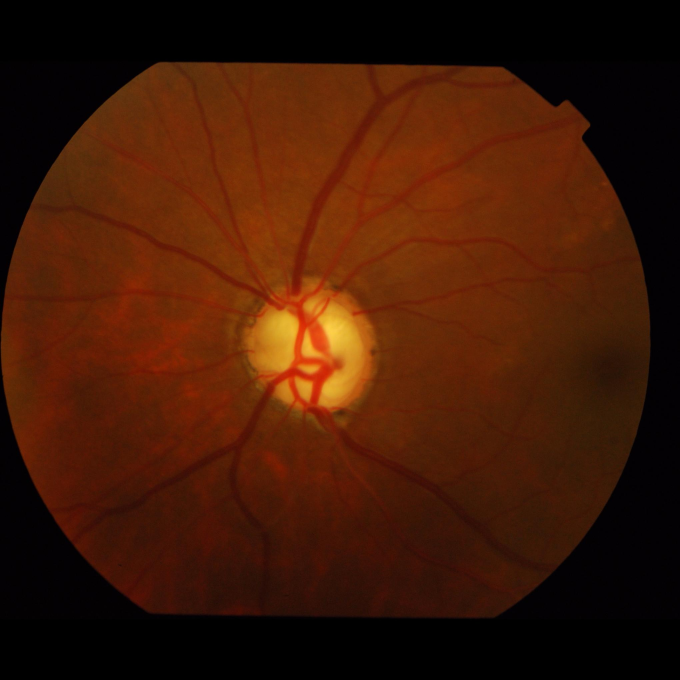
#> input picture dataset/DRISHTI_GS/images/3.jpg, 2040 x 2040 px (shown at 1/3 size)
$ jupyter execute --allow-errors generation-Copy1.ipynb   (older library calls are emulated)
#> lines starting #> are read from the running program, lines starting #| are printed output that depends on the picture
[cell 1]
import os
#import warnings
#warnings.simplefilter('ignore')
from operator import attrgetter
import scipy as sp
import scipy.ndimage
import numpy as np
import pandas as pd
import skimage
import skimage.measure
from PIL import Image
import matplotlib.pyplot as plt
import cv2
import h5py
from tqdm import tqdm_notebook
from IPython.display import display
import skimage.io
import scipy.misc

#> (a cell that did not finish here is left out)

#> (a cell that did not finish here is left out)

#> (a cell that did not finish here is left out)

[cell 5]
# picName = 'dataset/db/' + str(itr)+'.jpg'
# itr = itr + 1
from PIL import Image

#> (the rest of this cell did not finish here and is left out)

[cell 6]
# picName = 'dataset/db/' + str(itr)+'.jpg'
# itr = itr + 1
from PIL import Image

#> (the rest of this cell did not finish here and is left out)

[cell 7]
import cv2
import numpy as np
import matplotlib.pyplot as plt

[cell 8]
# finalglucoma_classificationTraining400Glaucoma
img = cv2.imread('dataset/DRISHTI_GS/images/1.jpg',0)
plt.imshow(img, cmap='gray')
#> (this line was passed over: IPython is not available in this run)
# cv2.imshow('image',img)
#> (the rest of this cell did not finish here and is left out)

[cell 9]
img = cv2.imread('dataset/DRISHTI_GS/images/3.jpg',0)
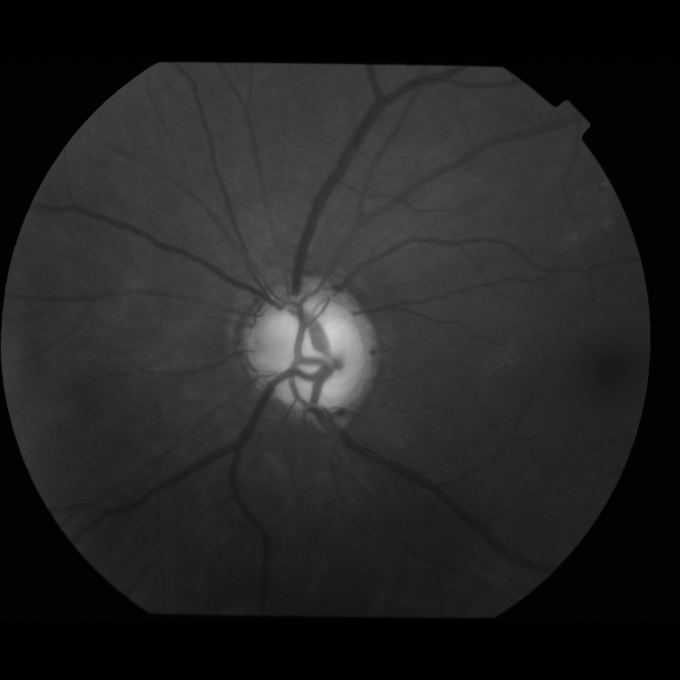
#> img: shape (2040, 2040) (shown at 1/3 size); min 0, max 206, mean 34.8
plt.imshow(img, cmap='gray')
#> (this line was passed over: IPython is not available in this run)
# cv2.imshow('image',img)
m,n = img.shape
#> m = 2040; n = 2040
print(img.max())
#| 206
M = img.max()
#> M = 206
plt.imshow(img, cmap='gray')
#> (this line was passed over: IPython is not available in this run)
plt.show()
plt.imshow(img>=M-30,cmap='gray')
#> (this line was passed over: IPython is not available in this run)
print(img>120)
#> (printed output is left out)
count=0
x=0;
y=0;
for i in range(400,m-400):
    for j in range(400,n-400):
        if img[i,j]>=M-5:
            x+=i
            y+=j
            count = count+1
#> after the loop, count = 625; x = 620634; y = 621065

xc = int(x/count)
#> xc = 993
yc = int(y/count)
#> yc = 993
print(xc)
#| 993
print(yc)
#| 993

[cell 10]
img2 = cv2.imread('dataset/DRISHTI_GS/images/3.jpg',1)
#> img2 is the input picture: shape (2040, 2040, 3); mean B, G, R 5.6, 25.1, 65.1
print(img2.shape)
#| (2040, 2040, 3)

if yc-275<0:
    img_crop= img2[xc-275:xc+275,yc:275,:]
else:
    img_crop= img2[xc-275:xc+275,yc-275:yc+275,:]
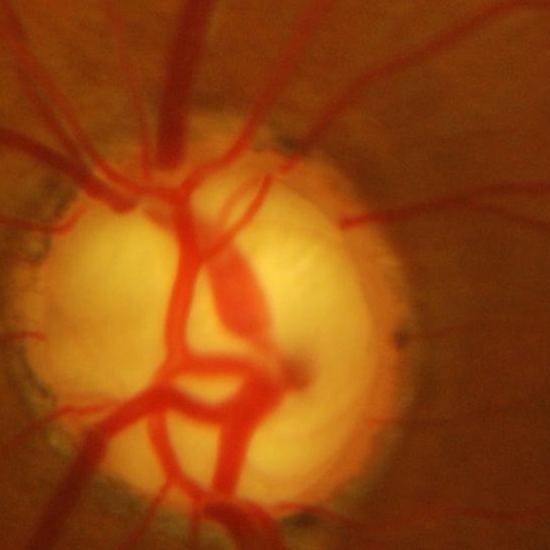
#> img_crop: shape (550, 550, 3); mean B, G, R 14.5, 70.8, 149.5
plt.imshow(img_crop)
#> (this line was passed over: IPython is not available in this run)
plt.show()
# print(img_crop)

[cell 11]
import glob
from skimage.transform import rescale, resize
filelist = glob.glob('dataset/DRISHTI_GS/images/*.jpg')
itr=0
for fname in filelist:
    img = cv2.imread(fname,0)
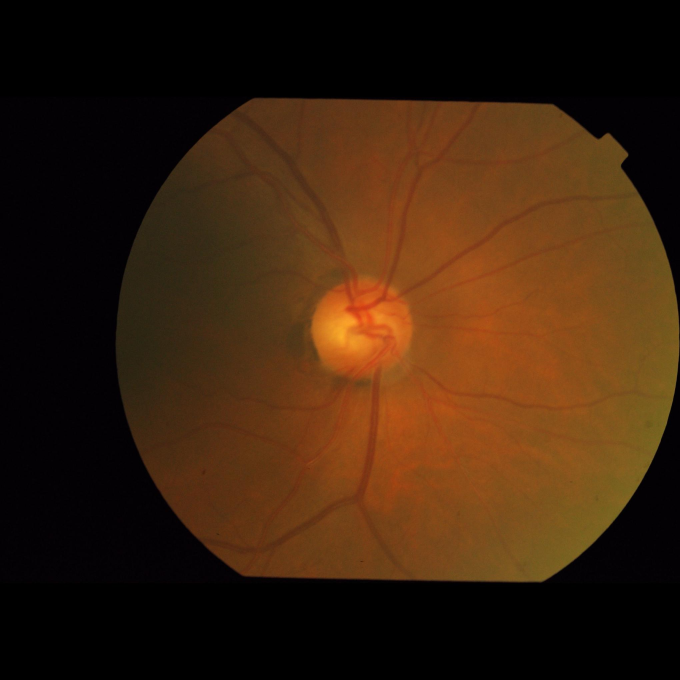
#> input picture dataset/DRISHTI_GS/images/12.jpg, 2040 x 2040 px (shown at 1/3 size)
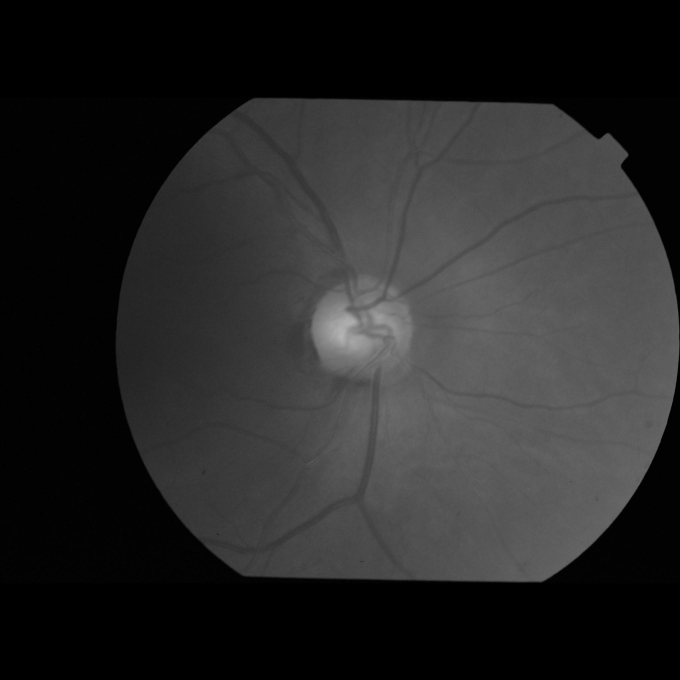
#> img: shape (2040, 2040) (shown at 1/3 size); min 0, max 183, mean 39
#     plt.imshow(img, cmap='gray')
    # cv2.imshow('image',img)
    m,n = img.shape
#     print(img.max())
    M = img.max()
#> M = 183
# [4 lines of commented-out code are left out]
    count=0
    x=0;
    y=0;
    for i in range(400,m-400):
        for j in range(400,n-400):
            if img[i,j]>=M-45:
                x+=i
                y+=j
                count = count+1
#> after the loop, count = 15432; x = 15302009; y = 16258644

    xc = int(x/count)
#> xc = 991
    yc = int(y/count)
#> yc = 1053
    print(yc,xc)
#| 1053 991
#     print(yc)
    img2 = cv2.imread(fname,1)
#> img2 is the input picture: shape (2040, 2040, 3); mean B, G, R 13.3, 33.8, 58.8
#     print(img2.shape)
    print(fname[24:])
    dname = 'dataset/DRISHTI_GS/disc'+fname[24:-4]+'.png'
    img3 = cv2.imread(dname,0)
    print(dname)
    if yc-275<0:
        img_crop= img2[xc-275:xc+275,yc:275,:]
        img_crop2= img3[xc-275:xc+275,yc:275]
    else:
        img_crop= img2[xc-275:xc+275,yc-275:yc+275,:]
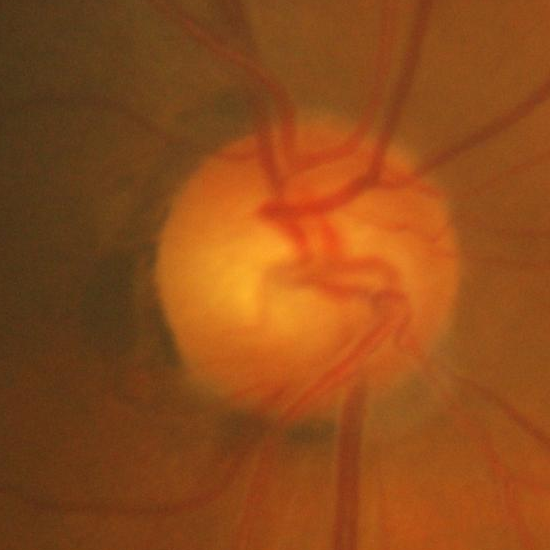
#> img_crop: shape (550, 550, 3); mean B, G, R 26, 75.2, 143.1
        img_crop2= img3[xc-275:xc+275,yc-275:yc+275]
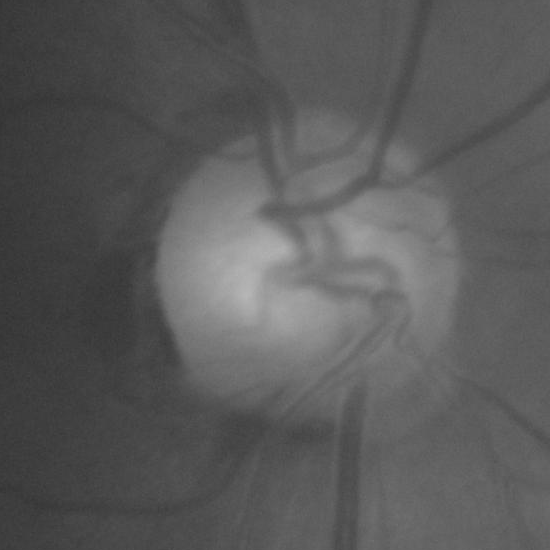
#> img_crop2: shape (550, 550); min 48, max 183, mean 89.9


    resized_image = cv2.resize(img_crop, (128, 128))
    resized_image2 = cv2.resize(img_crop2, (128, 128))
    #     plt.imshow(img_crop)
#     plt.show()
    # print(img_crop)
    picName = 'dataset/crop/DRISHTI_GS/images/' + str(itr)+'.jpg'
    picName2 = 'dataset/crop/DRISHTI_GS/discs/' + str(itr)+'.png'
    itr = itr + 1
    cv2.imwrite(picName, resized_image)
    cv2.imwrite(picName2, resized_image2)
#> pass 2 of the loop `for fname in filelist:`:
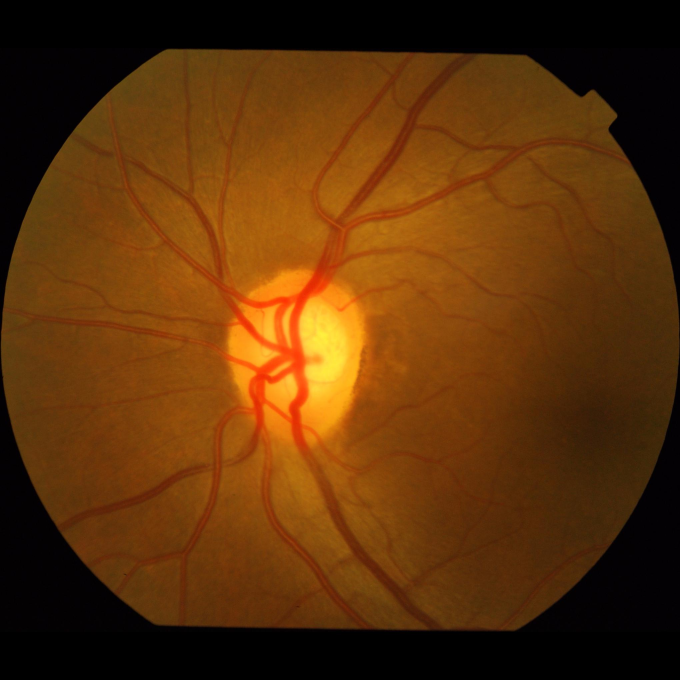
#> input picture dataset/DRISHTI_GS/images/13.jpg, 2040 x 2040 px (shown at 1/3 size)
#> `img = cv2.imread(fname,0)`:
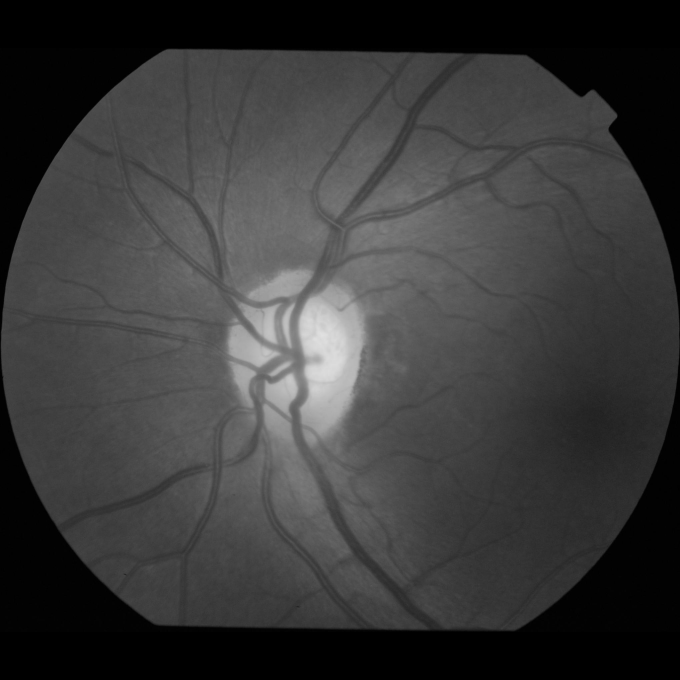
#> img: shape (2040, 2040) (shown at 1/3 size); min 0, max 225, mean 57.5
#> `M = img.max()`: M = 225
#| 955 1061
#> img2 is the input picture: shape (2040, 2040, 3); mean B, G, R 9.3, 49.3, 91.9
#> `img_crop2= img3[xc-275:xc+275,yc-275:yc+275]`:
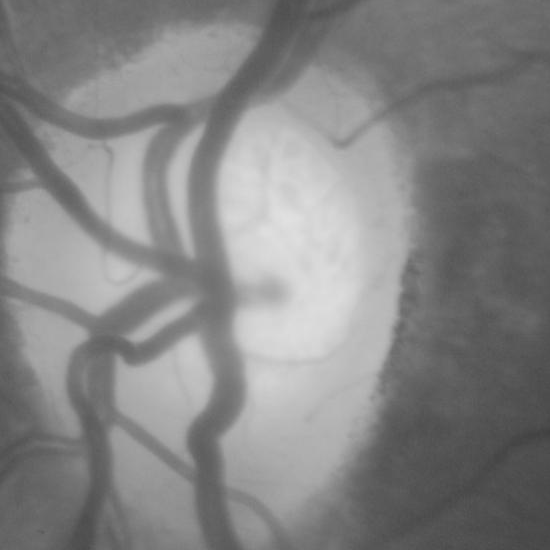
#> img_crop2: shape (550, 550); min 64, max 225, mean 133.5
#> pass 3 of the loop `for fname in filelist:`:
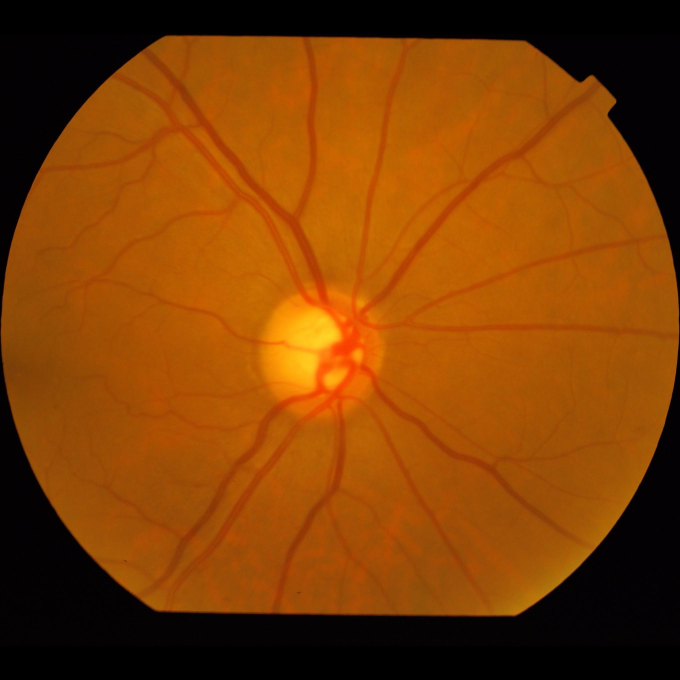
#> input picture dataset/DRISHTI_GS/images/15.jpg, 2040 x 2040 px (shown at 1/3 size)
#> `img = cv2.imread(fname,0)`:
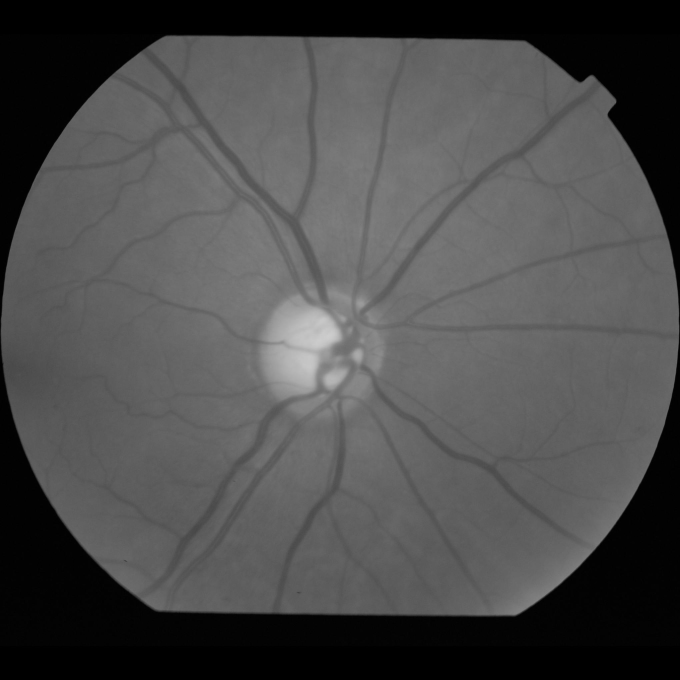
#> img: shape (2040, 2040) (shown at 1/3 size); min 0, max 206, mean 75.7
#> `M = img.max()`: M = 206
#| 916 1039
#> img2 is the input picture: shape (2040, 2040, 3); mean B, G, R 4.1, 63.1, 127.5
#> `img_crop2= img3[xc-275:xc+275,yc-275:yc+275]`:
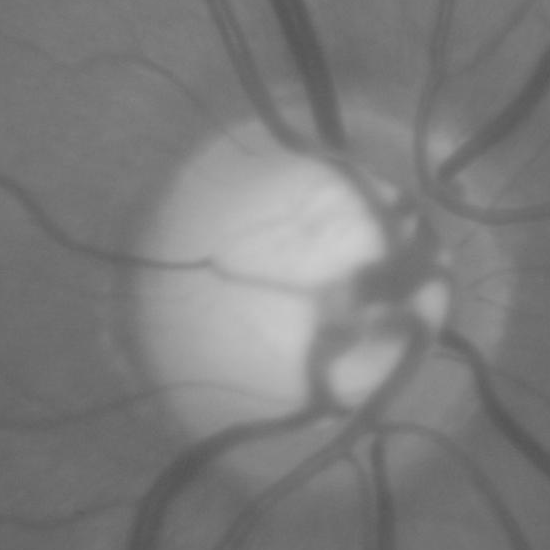
#> img_crop2: shape (550, 550); min 85, max 206, mean 124.9
#> the loop made 4 passes; the first 3 are shown
